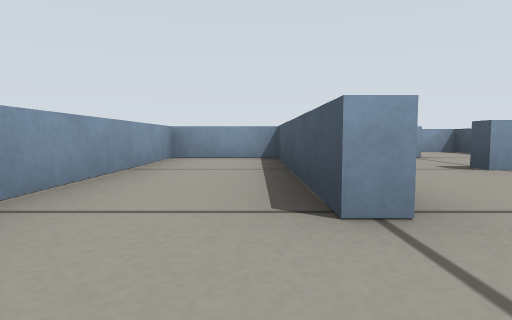
View 1 (above)

12 first-person views from a walk through a Gazebo world. The camera is 0.17 m above the floor, tilts 4° down and sees 75° across. The floor is counted in squares, 0.5 m on a side. Each view is taken from the middle of a square. On the plan, view 1 faces up. The plan holds only what a view shows up to about 9 squares ahead; the rest is blank.

View 2
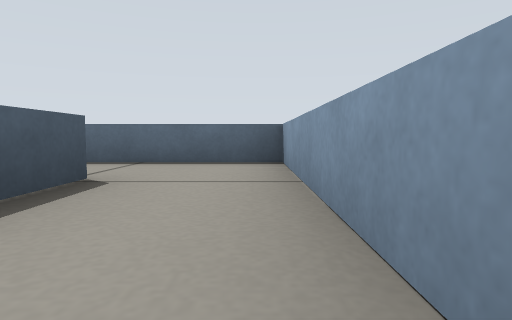

View 3
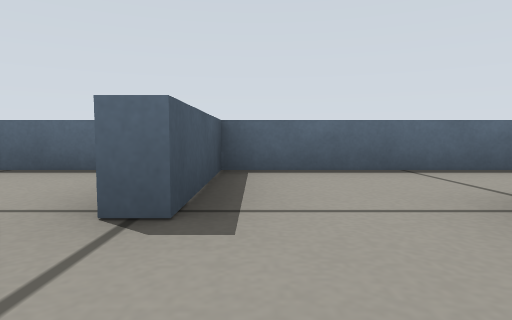

View 4
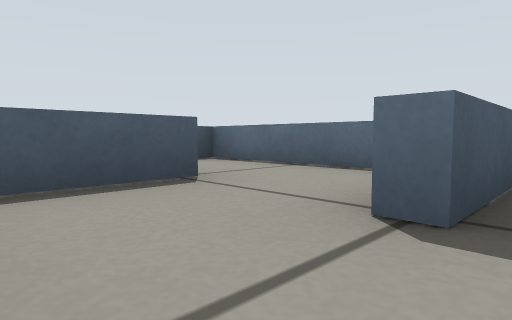

View 5
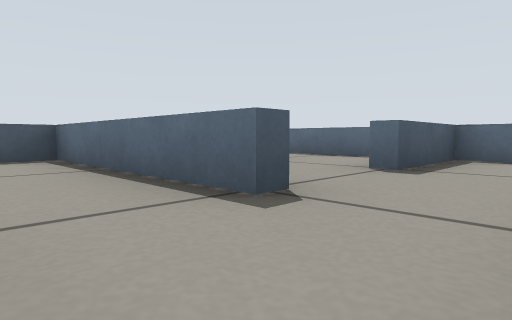

View 6
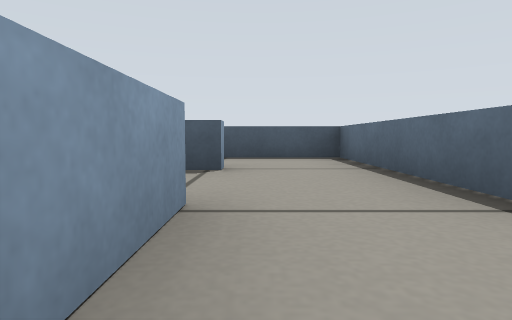

View 7
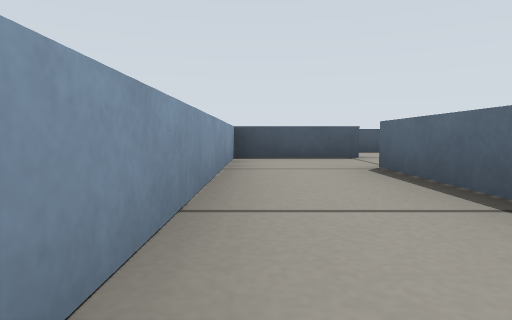

View 8
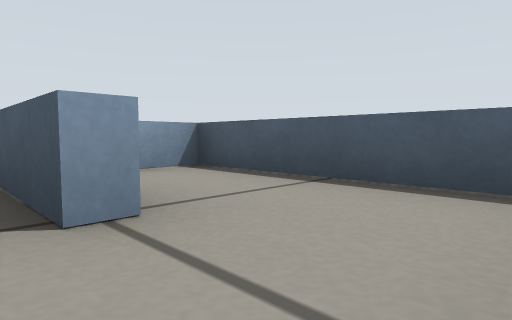

View 9
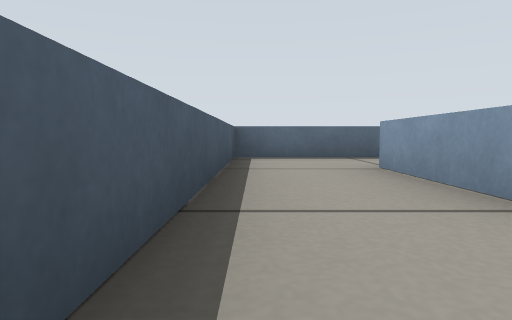

View 10
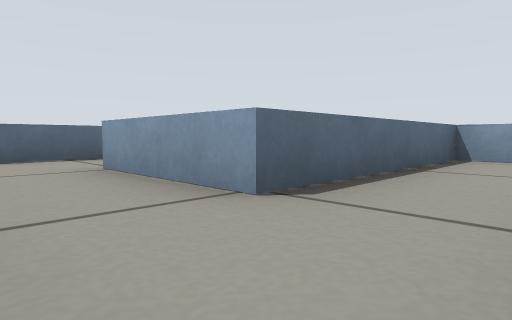

View 11
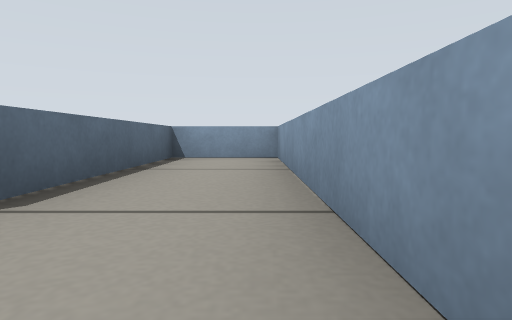

View 12
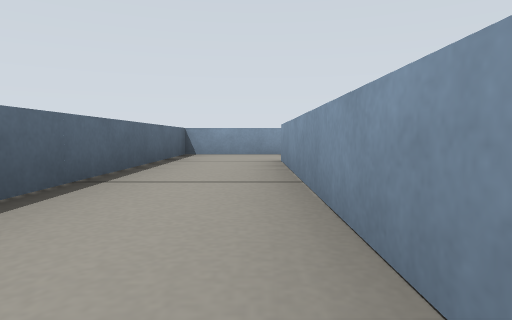

### Floor plan
Points are (right, up) in squares from view 1. A wall is a line through its corners. A room is listed if a view was taken in it or the views show most of it. See-through windows are left out.
Room 1 (views 1, 2)
walls: (0.7, 1.3) (0.3, 1.3) (0.3, 5.3) (-1.4, 5.3) (-1.4, -0.4) (0.6, -0.4)
ways out: opening at (0, 0.5) to room 2
Room 2 (views 3, 4, 5, 6, 8)
walls: (2.3, 3.2) (2.3, 3.6) (3.5, 3.6); (0.6, -0.4) (2.3, -0.4) (2.3, 1.6) (2.7, 1.6); (4.7, 1.3) (4.3, 1.3) (4.3, 2.7); (3.5, -0.4) (4.4, -0.4); (2.7, 5.3) (1.4, 5.3)
ways out: opening at (0, 0.5) to room 1; opening at (3, 6) to room 3; opening at (4, 5) to room 4; opening at (4, 0.5) to room 5
Room 3 (views 7, 12)
walls: (-3.3, 7.5) (-3.3, 5.7) (2.7, 5.7); (4.3, 5.2) (4.3, 7.3) (-1.8, 7.3)
ways out: opening at (3, 6) to room 2
Room 4 (views 9, 10, 11)
walls: (5.6, 9.4) (0.6, 9.4) (0.6, 7.7) (4.6, 7.7) (4.6, 5.3); (3.5, 3.6) (6.3, 3.6) (6.3, 8.6)
ways out: opening at (4, 5) to room 2
Room 5 (no view inside)
walls: (4.4, -0.4) (6.3, -0.4) (6.3, 3.3) (5.5, 3.3)
ways out: opening at (4, 0.5) to room 2

Where each view was taken, in squares from view 1:
view 1: 0 up, 0 right, facing up
view 2: 4 up, 1 left, facing down
view 3: 3 up, 2 right, facing down
view 4: 3 up, 2 right, facing down-right
view 5: 5 up, 1 right, facing down-right
view 6: 5 up, 1 right, facing right
view 7: 7 up, 1 left, facing right
view 8: 0 up, 4 right, facing up-right
view 9: 9 up, 6 right, facing down
view 10: 9 up, 6 right, facing down-left
view 11: 9 up, 6 right, facing left
view 12: 7 up, 3 right, facing left
